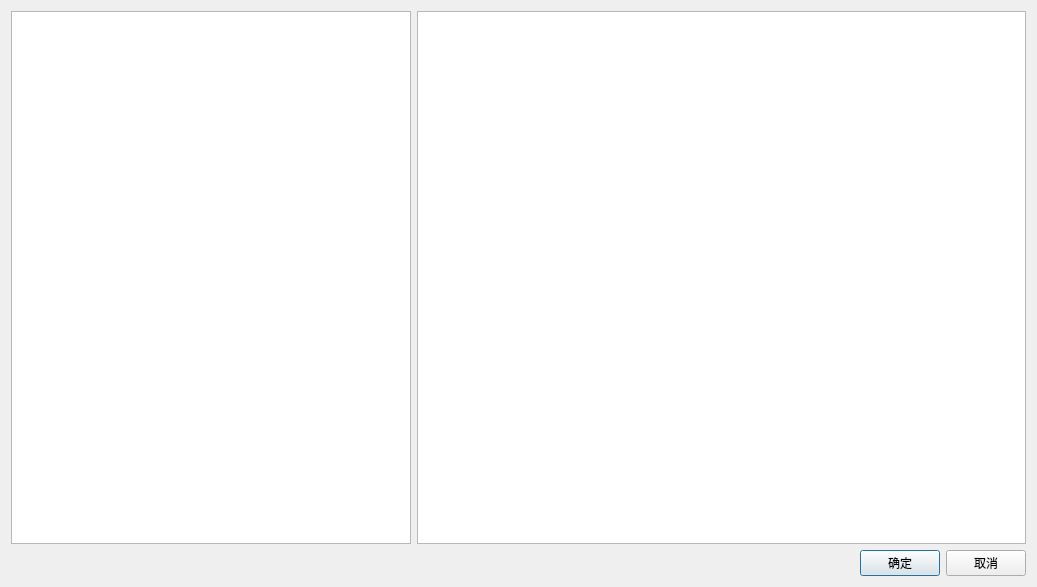
<?xml version="1.0" encoding="UTF-8"?>
<ui version="4.0">
 <class>UsbViewerQtClass</class>
 <widget class="QDialog" name="UsbViewerQtClass">
  <property name="geometry">
   <rect>
    <x>0</x>
    <y>0</y>
    <width>1037</width>
    <height>587</height>
   </rect>
  </property>
  <layout class="QVBoxLayout" name="verticalLayout">
   <item>
    <layout class="QHBoxLayout" name="horizontalLayout_2">
     <item>
      <widget class="QTreeView" name="treeView">
       <property name="minimumSize">
        <size>
         <width>320</width>
         <height>300</height>
        </size>
       </property>
       <property name="maximumSize">
        <size>
         <width>400</width>
         <height>16777215</height>
        </size>
       </property>
       <property name="font">
        <font>
         <family>微软雅黑</family>
         <pointsize>10</pointsize>
        </font>
       </property>
       <property name="headerHidden">
        <bool>true</bool>
       </property>
       <attribute name="headerVisible">
        <bool>false</bool>
       </attribute>
      </widget>
     </item>
     <item>
      <widget class="QTextEdit" name="textEdit">
       <property name="minimumSize">
        <size>
         <width>0</width>
         <height>300</height>
        </size>
       </property>
       <property name="font">
        <font>
         <family>微软雅黑</family>
         <pointsize>11</pointsize>
        </font>
       </property>
      </widget>
     </item>
    </layout>
   </item>
   <item>
    <layout class="QHBoxLayout" name="horizontalLayout" stretch="0,0,0">
     <property name="sizeConstraint">
      <enum>QLayout::SetMinimumSize</enum>
     </property>
     <item>
      <spacer name="horizontalSpacer">
       <property name="orientation">
        <enum>Qt::Horizontal</enum>
       </property>
       <property name="sizeHint" stdset="0">
        <size>
         <width>40</width>
         <height>20</height>
        </size>
       </property>
      </spacer>
     </item>
     <item>
      <widget class="QPushButton" name="acceptBtn">
       <property name="text">
        <string>确定</string>
       </property>
      </widget>
     </item>
     <item>
      <widget class="QPushButton" name="cancelBtn">
       <property name="text">
        <string>取消</string>
       </property>
      </widget>
     </item>
    </layout>
   </item>
  </layout>
 </widget>
 <layoutdefault spacing="6" margin="11"/>
 <resources/>
 <connections/>
</ui>
